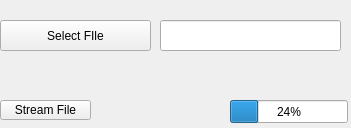
<?xml version="1.0" encoding="UTF-8"?>
<ui version="4.0">
 <class>Form</class>
 <widget class="QWidget" name="Form">
  <property name="geometry">
   <rect>
    <x>0</x>
    <y>0</y>
    <width>351</width>
    <height>128</height>
   </rect>
  </property>
  <property name="windowTitle">
   <string>Form</string>
  </property>
  <widget class="QPushButton" name="pushButton">
   <property name="geometry">
    <rect>
     <x>0</x>
     <y>20</y>
     <width>151</width>
     <height>31</height>
    </rect>
   </property>
   <property name="text">
    <string>Select FIle</string>
   </property>
  </widget>
  <widget class="QLineEdit" name="lineEdit">
   <property name="geometry">
    <rect>
     <x>160</x>
     <y>20</y>
     <width>181</width>
     <height>31</height>
    </rect>
   </property>
  </widget>
  <widget class="QProgressBar" name="progressBar">
   <property name="geometry">
    <rect>
     <x>230</x>
     <y>100</y>
     <width>118</width>
     <height>23</height>
    </rect>
   </property>
   <property name="value">
    <number>24</number>
   </property>
  </widget>
  <widget class="QPushButton" name="pushButton_2">
   <property name="geometry">
    <rect>
     <x>0</x>
     <y>100</y>
     <width>91</width>
     <height>20</height>
    </rect>
   </property>
   <property name="text">
    <string>Stream File</string>
   </property>
  </widget>
  <zorder>lineEdit</zorder>
  <zorder>progressBar</zorder>
  <zorder>pushButton_2</zorder>
  <zorder>pushButton</zorder>
 </widget>
 <resources/>
 <connections/>
</ui>
